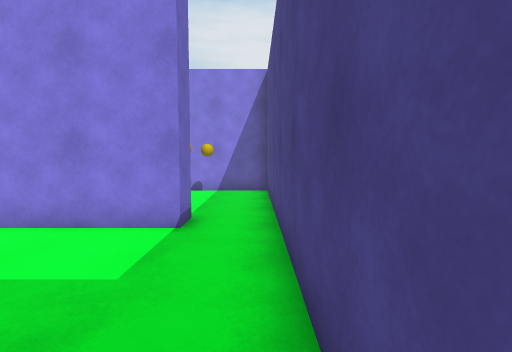
[1] (above)

23 first-person views from a walk through a scene from a Unity 3-D project. The camera is 1.5 m above the floor, tilts 4° down and sees 85° across. The floor is counted in squares, 1 m on a side. Each view is taken from the middle of a square. On the plan, view 1 faces up. The plan holds only what a view shows up to about 14 squares ahead; the rest is blank. The player is left out.

[2]
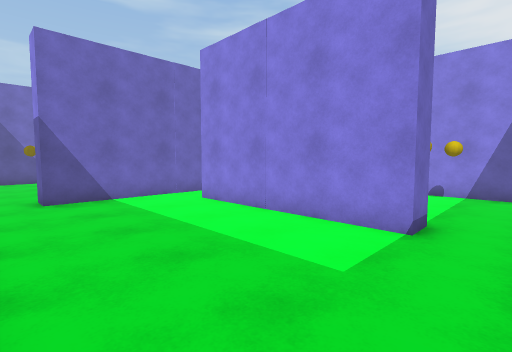

[3]
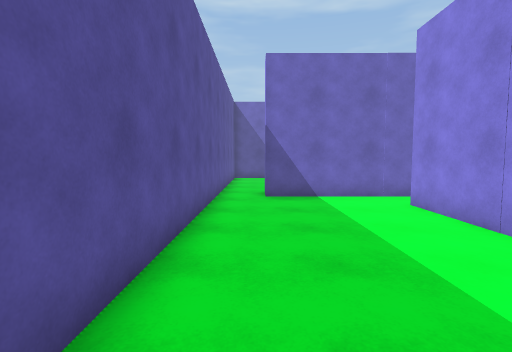

[4]
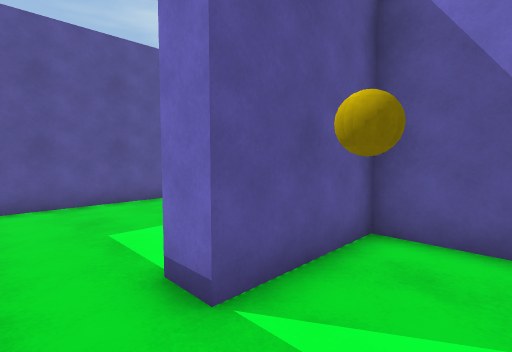

[5]
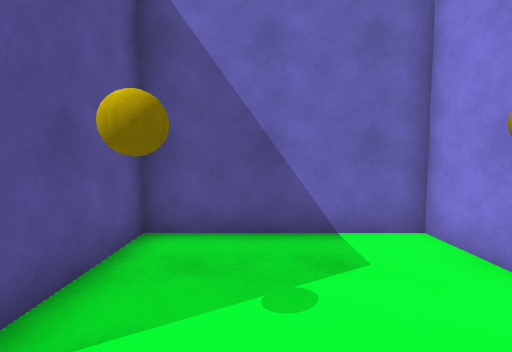

[6]
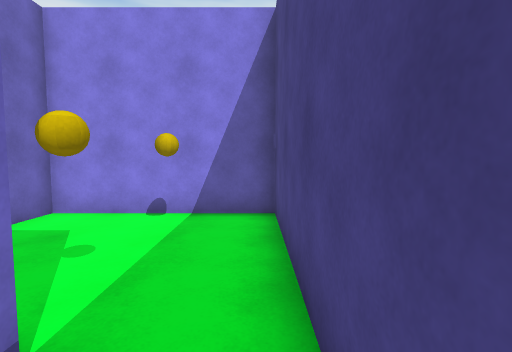

[7]
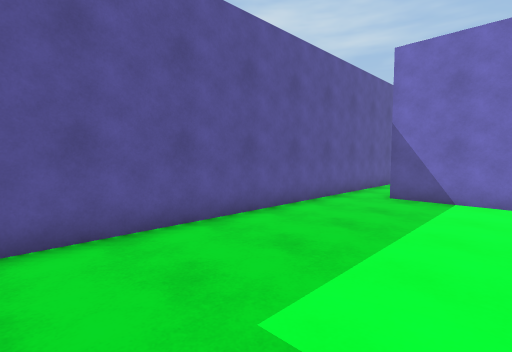

[8]
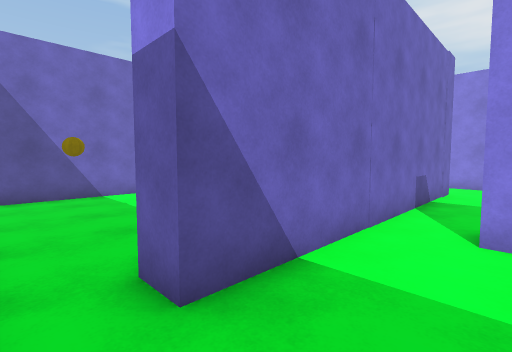

[9]
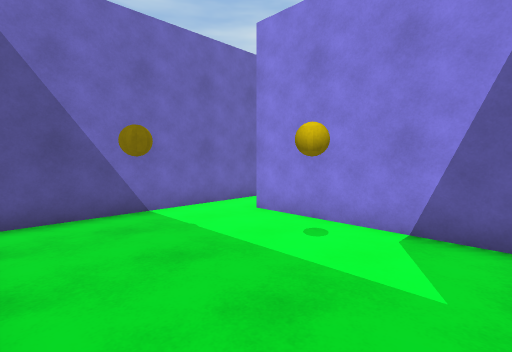

[10]
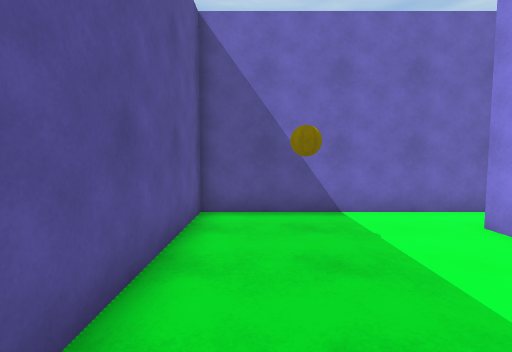

[11]
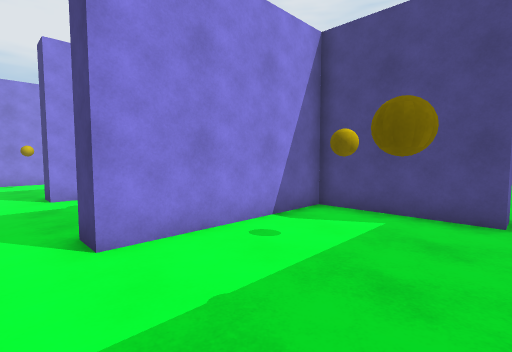

[12]
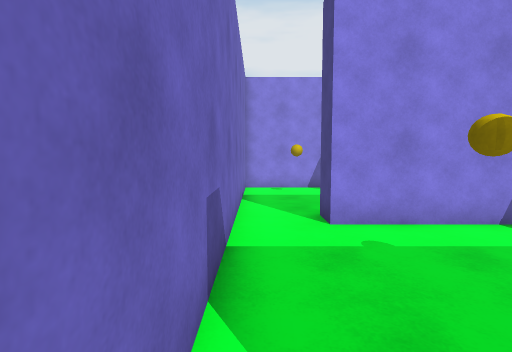

[13]
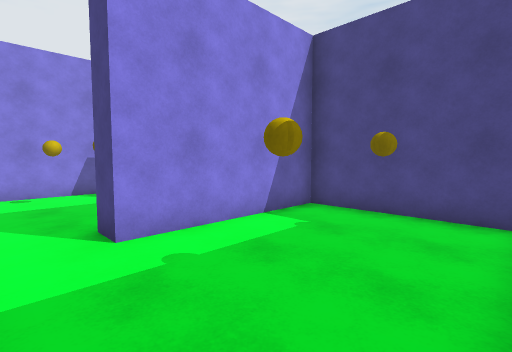

[14]
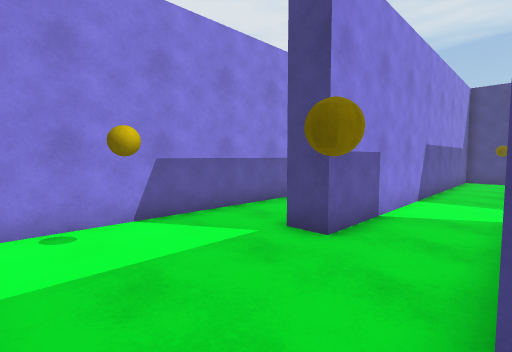

[15]
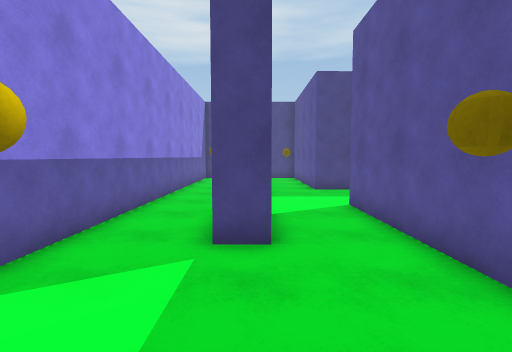

[16]
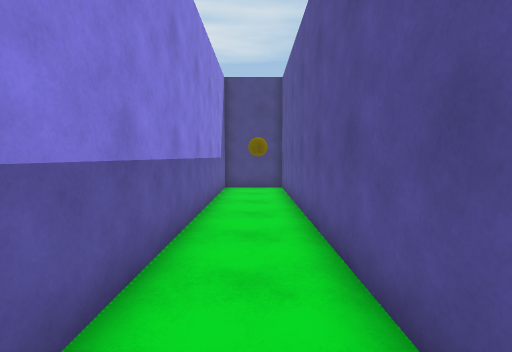

[17]
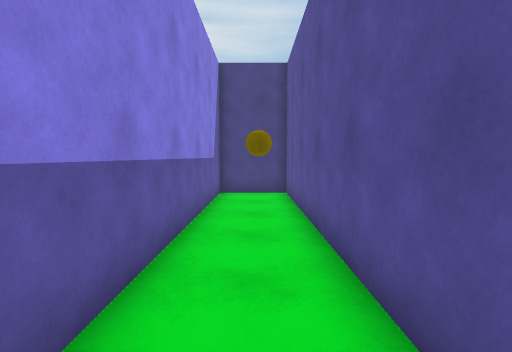

[18]
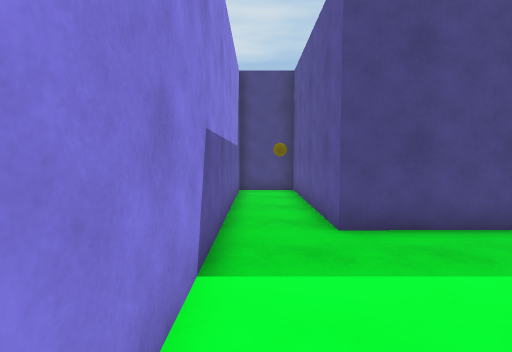

[19]
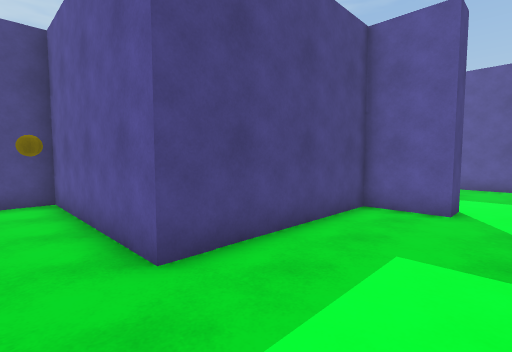

[20]
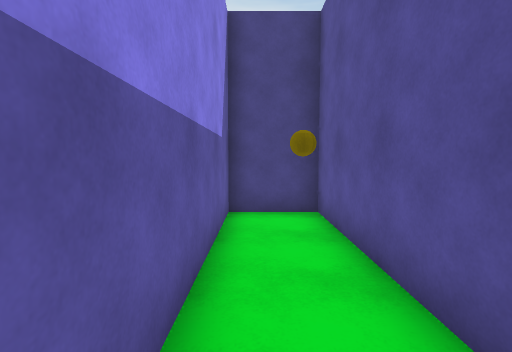

[21]
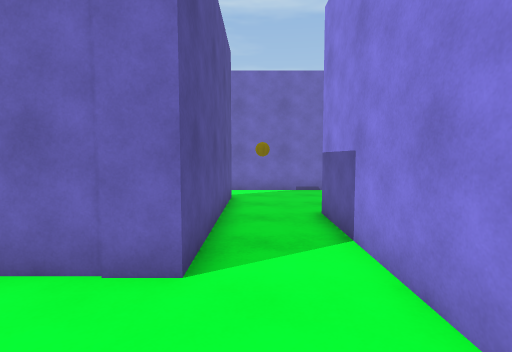

[22]
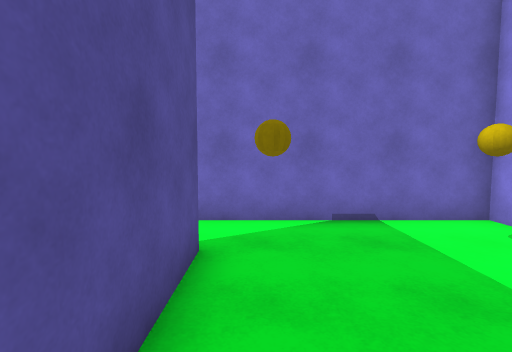

[23]
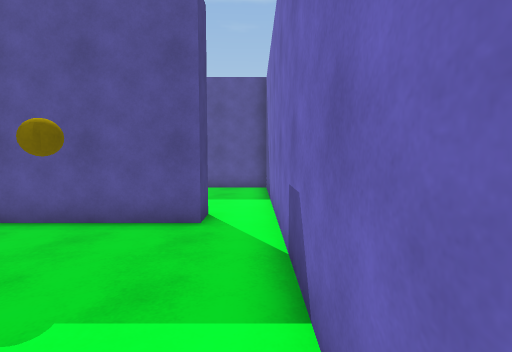

### Floor plan
Points are (right, up) in squares from view 1. A wall is a line through its corners. A room is listed if a view was taken in it or the views show most of it. See-through windows are left out.
Room 1 (views 1, 2, 3, 6, 7, 8)
walls: (-1.6, 5.8) (-8.6, 5.8); (-10.4, 5.4) (-10.4, 1.4); (0.5, 0.5) (0.5, 5.4); (-10.5, -0.5) (-0.1, -0.5)
ways out: opening at (-0.5, 6.5) to room 2; opening at (-11, 0.5) to room 3; opening at (-9.5, 6.5) to room 6
Room 2 (views 4, 5)
walls: (0.5, 5.4) (0.5, 12.3) (-5.4, 12.3) (-5.4, 6.8) (-1.6, 6.8) (-1.6, 5.8)
ways out: opening at (-0.5, 6.5) to room 1
Room 3 (views 9, 10, 11)
walls: (-10.4, 1.4) (-11.4, 1.4) (-11.4, 5.8) (-17.7, 5.8); (-19.5, 5.5) (-19.5, -0.5) (-10.5, -0.5)
ways out: opening at (-11, 0.5) to room 1; opening at (-18.5, 6.5) to room 4
Room 4 (views 12, 13)
walls: (-17.7, 5.8) (-17.7, 6.8) (-13.1, 6.8); (-19.5, 11.5) (-19.5, 5.5); (-11.4, 7.2) (-11.4, 12.1) (-17.4, 12.1)
ways out: opening at (-18.5, 6.5) to room 3; opening at (-18.5, 12.5) to room 5
Room 5 (views 14, 15, 16, 17, 18, 19, 22, 23)
walls: (-11.8, 16.7) (0.5, 16.7) (0.5, 19.5) (-19.5, 19.5) (-19.5, 11.5); (-8.4, 15.7) (-14.3, 15.7) (-14.3, 16.8); (-17.4, 12.1) (-17.4, 13.1) (-10.4, 13.1)
ways out: opening at (-18.5, 12.5) to room 4; opening at (-9.5, 14.5) to room 6
Room 6 (views 20, 21)
walls: (-10.4, 13.1) (-10.4, 5.4); (-8.6, 5.8) (-8.6, 6.8) (-6.4, 6.8) (-6.4, 13.3) (0.5, 13.3) (0.5, 15.7) (-8.4, 15.7)
ways out: opening at (-9.5, 6.5) to room 1; opening at (-9.5, 14.5) to room 5

Positions as (right, up) in squares from view 1, and headings:
1: (0, 0), facing up
2: (0, 0), facing up-left
3: (0, 1), facing left
4: (0, 9), facing down-left
5: (0, 9), facing left
6: (0, 5), facing up
7: (0, 5), facing down-left
8: (-8, 0), facing up-left
9: (-12, 0), facing up-left
10: (-12, 1), facing left
11: (-19, 1), facing up-right
12: (-19, 6), facing up
13: (-19, 7), facing up-right
14: (-19, 13), facing up-right
15: (-19, 16), facing right
16: (-13, 18), facing right
17: (-11, 18), facing right
18: (-12, 15), facing right
19: (-10, 15), facing down-right
20: (-7, 15), facing right
21: (-7, 14), facing left
22: (-13, 14), facing left
23: (-19, 13), facing down
